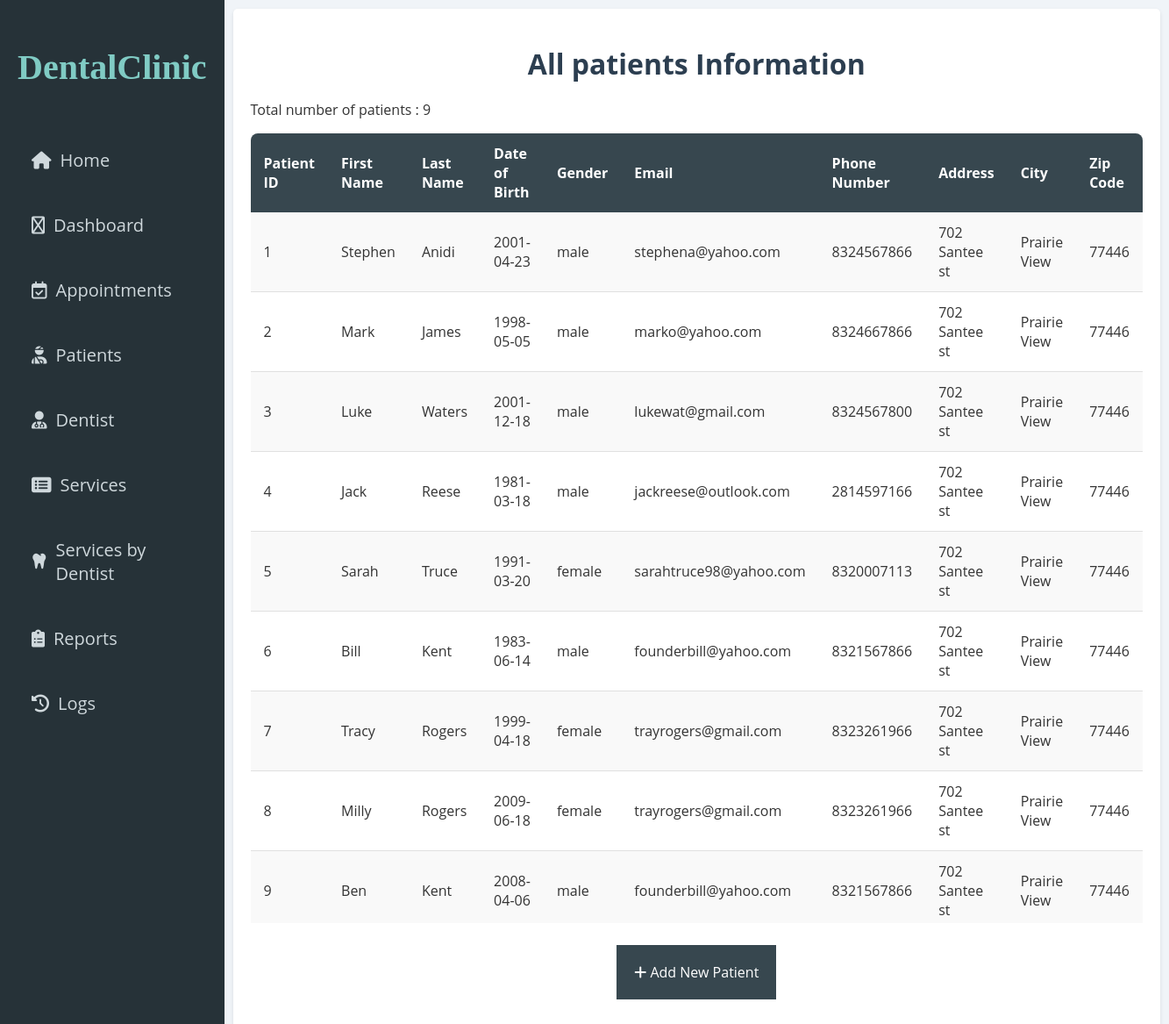
/mydental/patient.php, run on the app's committed database.
### tables this page shows
CREATE TABLE `patient` (
  `PatientID` int(11) NOT NULL,
  `FirstName` varchar(30) NOT NULL,
  `LastName` varchar(30) NOT NULL,
  `DOB` date NOT NULL,
  `Gender` varchar(6) DEFAULT NULL CHECK (`Gender` in ('male','female')),
  `Email` varchar(30) NOT NULL,
  `PhoneNumber` char(10) NOT NULL,
  `Address` varchar(50) NOT NULL,
  `City` varchar(30) NOT NULL,
  `ZipCode` char(5) NOT NULL
);

### mydental/patient.php (the view, shortened to what this page needs)
<!DOCTYPE html>
<html lang="en">
<head>
    <link rel="stylesheet" href="queries.css" />
    <link
      rel="stylesheet"
      href="https://cdnjs.cloudflare.com/ajax/libs/font-awesome/6.0.0/css/all.min.css"
    />
</head>
<body>
    <div class="dashboard">
        <nav class="menu">
        <div class="logo">
          <h2>DentalClinic</h2>
        </div>
        <ul class="menu-list">
          <li>
            <a href="index.php"><i class="fa-solid fa-home"></i> Home</a>
          </li>
          <li>
            <a href="admin.php"><i class="fa-regular fa-gauge"></i> Dashboard</a>
          </li>
          <li>
            <a href="appointment.php"
              ><i class="fa-regular fa-calendar-check"></i>Appointments</a
            >
          </li>
          <li>
            <a href="patient.php"
              ><i class="fa-solid fa-user-injured"></i>Patients</a
            >
          </li>
          <li>
            <a href="dentist.php"><i class="fa-solid fa-user-md"></i>Dentist</a>
          </li>
          <li>
              <a href="service.php"><i class="fa-solid fa-list-alt"></i> Services</a>
          </li>
          <li>
              <a href="service_by_dentist.php"><i class="fa-solid fa-tooth"></i> Services by Dentist</a>
          </li>
          <li>
            <a href="reports.php"
              ><i class="fa fa-clipboard-list"></i></i>Reports</a
            >
          </li>
          <li>
              <a href="log.php"><i class="fa-solid fa-history"></i> Logs</a>
          </li>
        </ul>
      </nav>
        <div class="main-content">
            <h1>All patients Information</h1>
            <?php
            $servername = "localhost";
            $username = "root";
            $password = "";
            $database = "dentalclinic";
            $conn = new mysqli($servername, $username, $password, $database);
            $patientQuery = "SELECT * FROM patient";
            $patientResult = $conn->query($patientQuery);
            if ($patientResult->num_rows > 0) {
                echo "<p>Total number of patients : $patientResult->num_rows </p>";
                echo '<div class="table-container">';
                echo '<table>';
                echo '<thead>';
                echo '<tr>';
                echo '<th>Patient ID</th>';
                echo '<th>First Name</th>';
                echo '<th>Last Name</th>';
                echo '<th>Date of Birth</th>';
                echo '<th>Gender</th>';
                echo '<th>Email</th>';
                echo '<th>Phone Number</th>';
                echo '<th>Address</th>';
                echo '<th>City</th>';
                echo '<th>Zip Code</th>';
                echo '</tr>';
                echo '</thead>';
                echo '<tbody>';
                while ($row = $patientResult->fetch_assoc()) {
                    echo '<tr>';
                    echo '<td>' . htmlspecialchars($row["PatientID"]) . '</td>';
                    echo '<td>' . htmlspecialchars($row["FirstName"]) . '</td>';
                    echo '<td>' . htmlspecialchars($row["LastName"]) . '</td>';
                    echo '<td>' . htmlspecialchars($row["DOB"]) . '</td>';
                    echo '<td>' . htmlspecialchars($row["Gender"]) . '</td>';
                    echo '<td>' . htmlspecialchars($row["Email"]) . '</td>';
                    echo '<td>' . htmlspecialchars($row["PhoneNumber"]) . '</td>';
                    echo '<td>' . htmlspecialchars($row["Address"]) . '</td>';
                    echo '<td>' . htmlspecialchars($row["City"]) . '</td>';
                    echo '<td>' . htmlspecialchars($row["ZipCode"]) . '</td>';
                    echo '</tr>';
                }
                echo '</tbody>';
                echo '</table>';
                echo '</div>';
            } else {
                echo "<p>No patient records found.</p>";
            }
            ?>
            <div class="button-container">
                <a href="add_patient.php" class="button">
                    <i class="fa fa-plus"></i> Add New Patient
                </a>
            </div>
        </div>
    </div>
</body>
</html>

### mydental/queries.css (style rules this page uses)
.main-content { flex-grow: 1; padding: 20px; background-color: white; box-shadow: 0 2px 4px rgba(0, 0, 0, 0.1); border-radius: 5px; margin: 10px; }
h1 { text-align: center; margin-bottom: 20px; color: #2c3e50; }
.table-container { height: 80%; overflow-y: auto; overflow-x: hidden; position: relative; }
table { width: 100%; border-collapse: collapse; border-spacing: 0; background-color: white; border-radius: 8px; overflow: hidden; box-shadow: 0 4px 8px rgba(0, 0, 0, 0.1); }
thead { background-color: #37474f; color: white; position: sticky; top: 0; z-index: 1; }
thead th { padding: 12px 15px; text-align: left; font-weight: bold; }
tbody tr:nth-child(odd) { background-color: #f9f9f9; }
tbody td { padding: 12px 15px; border-bottom: 1px solid #e0e0e0; }
tbody tr:last-child td { border-bottom: none; }

### mydental/styles.css (style rules this page uses)
body { font-family: "Open Sans", sans-serif; margin: 0; padding: 0; background-color: #f0f4f8; color: #333; }
.dashboard { display: flex; height: 100vh; }
.menu { width: 240px; background-color: #263238; color: #fff; padding: 20px; }
.logo h2 { color: #80cbc4; font-family: "Lobster", cursive; font-size: 40px; padding-bottom: 20px; }
.menu-list { list-style: none; padding: 0; margin-top: 30px; }
.menu-list li { margin-bottom: 15px; }
.menu a { display: flex; align-items: center; text-decoration: none; color: #cfd8dc; padding: 16px; border-radius: 5px; transition: background-color 0.3s; font-size: 20px; gap: 10px; }
.main-content { flex-grow: 1; padding: 20px; margin: 10px; background-color: white; border-radius: 8px; box-shadow: 0 4px 8px rgba(0, 0, 0, 0.1); }
.button-container { display: flex; justify-content: center; margin-top: 25px; gap: 50px; }
.button-container a { text-decoration: none; color: white; background-color: #37474f; padding: 20px; margin: 0 20px; }
.button { display: inline-block; padding: 10px 20px; }

### data on the page
patient: PatientID "1", FirstName "Stephen", LastName "Anidi", DOB "2001-04-23", Gender "male", Email "stephena@yahoo.com", PhoneNumber "8324567866", Address "702 Santee st", City "Prairie View", ZipCode "77446"
patient: PatientID "2", FirstName "Mark", LastName "James", DOB "1998-05-05", Gender "male", Email "marko@yahoo.com", PhoneNumber "8324667866", Address "702 Santee st", City "Prairie View", ZipCode "77446"
patient: PatientID "3", FirstName "Luke", LastName "Waters", DOB "2001-12-18", Gender "male", Email "lukewat@gmail.com", PhoneNumber "8324567800", Address "702 Santee st", City "Prairie View", ZipCode "77446"
patient: PatientID "4", FirstName "Jack", LastName "Reese", DOB "1981-03-18", Gender "male", Email "jackreese@outlook.com", PhoneNumber "2814597166", Address "702 Santee st", City "Prairie View", ZipCode "77446"
patient: PatientID "5", FirstName "Sarah", LastName "Truce", DOB "1991-03-20", Gender "female", Email "sarahtruce98@yahoo.com", PhoneNumber "8320007113", Address "702 Santee st", City "Prairie View", ZipCode "77446"
patient: PatientID "6", FirstName "Bill", LastName "Kent", DOB "1983-06-14", Gender "male", Email "founderbill@yahoo.com", PhoneNumber "8321567866", Address "702 Santee st", City "Prairie View", ZipCode "77446"
patient: PatientID "7", FirstName "Tracy", LastName "Rogers", DOB "1999-04-18", Gender "female", Email "trayrogers@gmail.com", PhoneNumber "8323261966", Address "702 Santee st", City "Prairie View", ZipCode "77446"
patient: PatientID "8", FirstName "Milly", LastName "Rogers", DOB "2009-06-18", Gender "female", Email "trayrogers@gmail.com", PhoneNumber "8323261966", Address "702 Santee st", City "Prairie View", ZipCode "77446"
patient: PatientID "9", FirstName "Ben", LastName "Kent", DOB "2008-04-06", Gender "male", Email "founderbill@yahoo.com", PhoneNumber "8321567866", Address "702 Santee st", City "Prairie View", ZipCode "77446"

### other printed values
$patientResult->num_rows "9"
